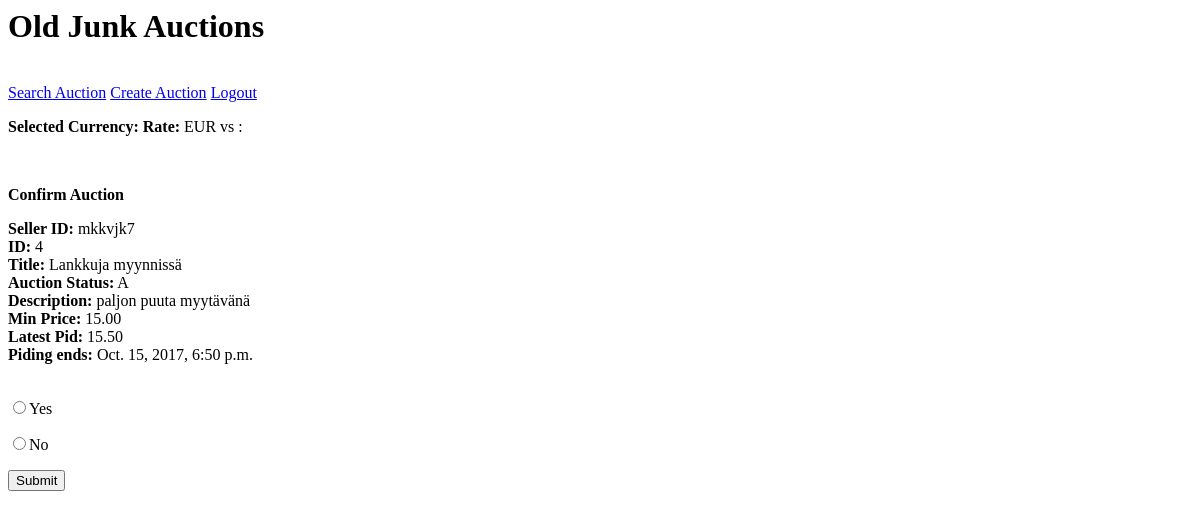
/banview/4 (signed in), run on an earlier commit of the app's database.
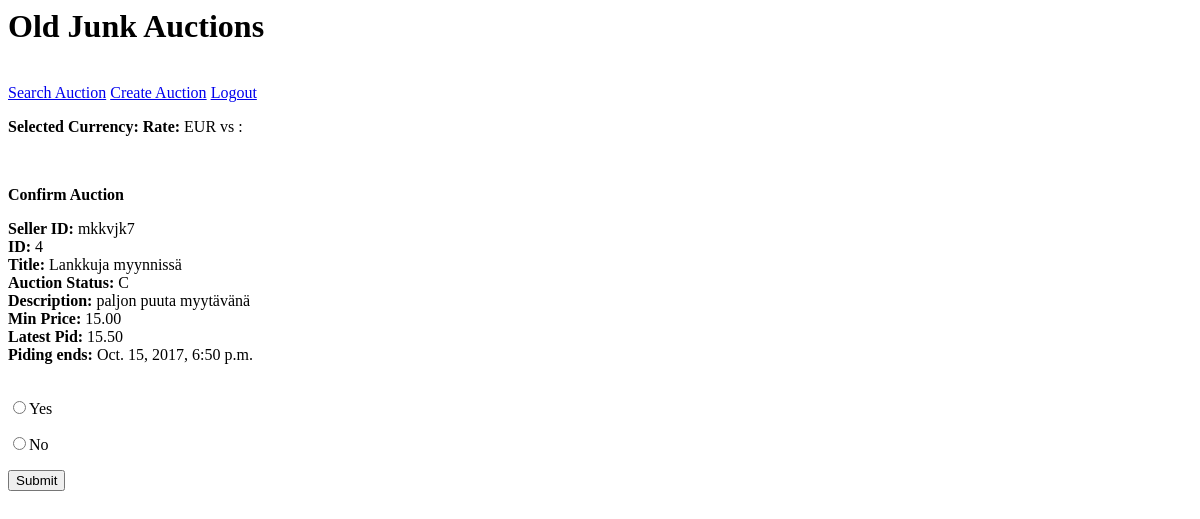
And on a later commit of the database.
### YAAS_App/models.py (models this page shows, shortened)
class Auction(models.Model):
    ACTIVE = 'A'
    BANNED = 'B'
    DUE ='D'
    ADJUDICATED ='E'
    AUCTION_STATUS = (
        (ACTIVE, 'Active'),
        (BANNED, 'Banned'),
        (DUE, 'Due'),
        (ADJUDICATED, 'Adjudicated')
    )
    seller=models.ForeignKey(User)
    title=models.CharField(max_length=100)
    auction_status=models.CharField(max_length=1,default='A')
    description=models.TextField()
    start_price=models.DecimalField(max_digits=6,decimal_places=2)
    latest_pid=models.DecimalField(max_digits=6,decimal_places=2)
    endtime=models.DateTimeField()

### YAAS_App/views.py (the view)
# urls.py: url(r'^banview/(\d+)$', banview),
@login_required
def banview(request,offset):
    if request.method=='GET':
        if not request.user.is_authenticated() or not request.user.is_staff:
            messages.add_message(request, messages.ERROR, "You must login before you are allowed to ban")
            return HttpResponseRedirect('/login/?next=%s')
        else:
            auction=get_object_or_404(Auction,id=offset)
            print(auction.title)
            form=ConfirmBan()
            return render(request,'confirmban.html',{'auction':auction})

### templates/confirmban.html (shortened to what this page needs)
{%  extends "base2.html" %}
{% block content %}
<p><b>Confirm Auction</b></p>
    <form action="/banauction/{{ auction.id }}" method="post">
        <label> <b>Seller ID:</b> {{ auction.seller }}</label><br>
        <label> <b>ID:</b> {{ auction.id }}</label><br>
        <label> <b>Title:</b> {{ auction.title }}</label><br>
        <label> <b>Auction Status:</b> {{ auction.auction_status }}</label><br>
        <label> <b>Description:</b> {{ auction.description }}</label><br>
        <label> <b>Min Price:</b> {{ auction.start_price }}</label><br>
        <label> <b>Latest Pid:</b> {{ auction.latest_pid }}</label><br>
        <label> <b>Piding ends:</b> {{ auction.endtime }}</label><br>
        <br>
        <p><input type="radio" name="option" value="Yes">Yes</p>
        <p><input type="radio" name="option" value="No">No</p>
        <input type="submit" value="Submit">
    </form>
{% endblock %}

### templates/base2.html (shortened to what this page needs)
{% load i18n %}
<html lang="en">
<head>
</head>
<body>
<h1>Old Junk Auctions</h1>
    <br>
    <a href="/searchauction/">Search Auction</a>
    {% if user.is_authenticated %}
        <a href="/createauction/">Create Auction</a>
        <a href="/logout/">Logout</a>
    {% else %}
        <a href="/login/">Login</a>
        <a href="/createuser/">Add new user</a>
    {% endif %}
    <p><b>Selected Currency:</b> {{ currency }} <td></td><b>Rate:</b> EUR vs {{ currency }} : {{ rate }} </p>
    <br>
{% block content %}
{% endblock %}
</body>
</html>

What changed in the data, as far as the page shows it:
changed Auction "Lankkuja myynnissä": auction_status "A" → "C"
